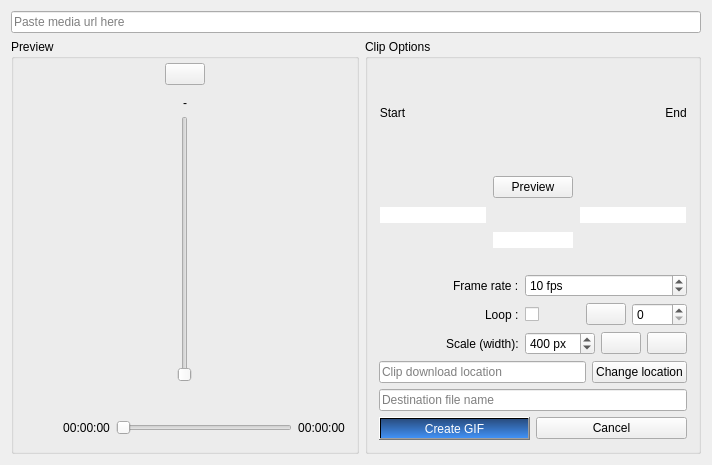
<?xml version="1.0" encoding="UTF-8"?>
<ui version="4.0">
 <class>VideoProcessor</class>
 <widget class="QWidget" name="VideoProcessor">
  <property name="geometry">
   <rect>
    <x>0</x>
    <y>0</y>
    <width>691</width>
    <height>465</height>
   </rect>
  </property>
  <property name="windowTitle">
   <string>MainWindow</string>
  </property>
  <property name="styleSheet">
   <string notr="true">background-image: url(:/icons/texture.png);</string>
  </property>
  <layout class="QVBoxLayout" name="verticalLayout">
   <item>
    <layout class="QHBoxLayout" name="horizontalLayout_2">
     <item>
      <widget class="QLineEdit" name="url">
       <property name="sizePolicy">
        <sizepolicy hsizetype="Expanding" vsizetype="Maximum">
         <horstretch>0</horstretch>
         <verstretch>0</verstretch>
        </sizepolicy>
       </property>
       <property name="text">
        <string/>
       </property>
       <property name="placeholderText">
        <string>Paste media url here</string>
       </property>
       <property name="clearButtonEnabled">
        <bool>true</bool>
       </property>
      </widget>
     </item>
    </layout>
   </item>
   <item>
    <layout class="QHBoxLayout" name="splitZoneLayout">
     <property name="topMargin">
      <number>0</number>
     </property>
     <property name="rightMargin">
      <number>0</number>
     </property>
     <item>
      <widget class="QGroupBox" name="playerGroup">
       <property name="title">
        <string>Preview</string>
       </property>
       <layout class="QVBoxLayout" name="verticalLayout_2">
        <property name="topMargin">
         <number>4</number>
        </property>
        <item>
         <layout class="QVBoxLayout" name="verticalLayout_4">
          <property name="spacing">
           <number>0</number>
          </property>
          <property name="topMargin">
           <number>0</number>
          </property>
          <property name="bottomMargin">
           <number>0</number>
          </property>
          <item alignment="Qt::AlignHCenter">
           <widget class="controlButton" name="consoleButton">
            <property name="styleSheet">
             <string notr="true"/>
            </property>
            <property name="text">
             <string/>
            </property>
           </widget>
          </item>
          <item>
           <widget class="QWidget" name="playerWidget" native="true">
            <property name="minimumSize">
             <size>
              <width>320</width>
              <height>240</height>
             </size>
            </property>
            <layout class="QHBoxLayout" name="horizontalLayout_3">
             <property name="leftMargin">
              <number>0</number>
             </property>
             <property name="topMargin">
              <number>0</number>
             </property>
             <property name="rightMargin">
              <number>0</number>
             </property>
             <property name="bottomMargin">
              <number>0</number>
             </property>
             <item>
              <layout class="QVBoxLayout" name="playerLayout"/>
             </item>
             <item>
              <widget class="QWidget" name="volumeWidget" native="true">
               <layout class="QVBoxLayout" name="verticalLayout_5">
                <item>
                 <widget class="QLabel" name="vl">
                  <property name="font">
                   <font>
                    <pointsize>9</pointsize>
                   </font>
                  </property>
                  <property name="text">
                   <string>-</string>
                  </property>
                  <property name="alignment">
                   <set>Qt::AlignCenter</set>
                  </property>
                 </widget>
                </item>
                <item alignment="Qt::AlignHCenter">
                 <widget class="QSlider" name="volume">
                  <property name="maximum">
                   <number>99</number>
                  </property>
                  <property name="orientation">
                   <enum>Qt::Vertical</enum>
                  </property>
                 </widget>
                </item>
                <item alignment="Qt::AlignHCenter">
                 <widget class="QPushButton" name="vIcon">
                  <property name="minimumSize">
                   <size>
                    <width>14</width>
                    <height>14</height>
                   </size>
                  </property>
                  <property name="maximumSize">
                   <size>
                    <width>16</width>
                    <height>16</height>
                   </size>
                  </property>
                  <property name="styleSheet">
                   <string notr="true">border:none
</string>
                  </property>
                  <property name="text">
                   <string/>
                  </property>
                  <property name="icon">
                   <iconset resource="../icons.qrc">
                    <normaloff>:/icons/volume-up-line.png</normaloff>:/icons/volume-up-line.png</iconset>
                  </property>
                 </widget>
                </item>
               </layout>
              </widget>
             </item>
            </layout>
           </widget>
          </item>
          <item>
           <layout class="QHBoxLayout" name="horizontalLayout_5">
            <property name="topMargin">
             <number>7</number>
            </property>
            <property name="bottomMargin">
             <number>5</number>
            </property>
            <item>
             <widget class="QPushButton" name="play">
              <property name="sizePolicy">
               <sizepolicy hsizetype="Maximum" vsizetype="Maximum">
                <horstretch>0</horstretch>
                <verstretch>0</verstretch>
               </sizepolicy>
              </property>
              <property name="styleSheet">
               <string notr="true">border:none;</string>
              </property>
              <property name="text">
               <string/>
              </property>
              <property name="icon">
               <iconset resource="../icons.qrc">
                <normaloff>:/icons/play-line.png</normaloff>:/icons/play-line.png</iconset>
              </property>
              <property name="iconSize">
               <size>
                <width>18</width>
                <height>18</height>
               </size>
              </property>
             </widget>
            </item>
            <item>
             <widget class="QLabel" name="position">
              <property name="text">
               <string>00:00:00</string>
              </property>
              <property name="alignment">
               <set>Qt::AlignCenter</set>
              </property>
             </widget>
            </item>
            <item>
             <widget class="seekSlider" name="playerSeekSlider">
              <property name="styleSheet">
               <string notr="true"/>
              </property>
              <property name="orientation">
               <enum>Qt::Horizontal</enum>
              </property>
             </widget>
            </item>
            <item>
             <widget class="QLabel" name="duration">
              <property name="text">
               <string>00:00:00</string>
              </property>
              <property name="alignment">
               <set>Qt::AlignCenter</set>
              </property>
             </widget>
            </item>
           </layout>
          </item>
         </layout>
        </item>
       </layout>
      </widget>
     </item>
     <item>
      <widget class="QGroupBox" name="clipGroupBox">
       <property name="title">
        <string>Clip Options</string>
       </property>
       <layout class="QVBoxLayout" name="verticalLayout_3">
        <item>
         <layout class="QGridLayout" name="gridLayout_2">
          <property name="topMargin">
           <number>0</number>
          </property>
          <item row="0" column="2">
           <layout class="QHBoxLayout" name="horizontalLayout_11">
            <item>
             <spacer name="horizontalSpacer">
              <property name="orientation">
               <enum>Qt::Horizontal</enum>
              </property>
              <property name="sizeHint" stdset="0">
               <size>
                <width>80</width>
                <height>20</height>
               </size>
              </property>
             </spacer>
            </item>
           </layout>
          </item>
          <item row="0" column="4">
           <layout class="QHBoxLayout" name="horizontalLayout_13">
            <item>
             <widget class="QLabel" name="le">
              <property name="text">
               <string>End</string>
              </property>
              <property name="alignment">
               <set>Qt::AlignCenter</set>
              </property>
             </widget>
            </item>
           </layout>
          </item>
          <item row="0" column="1">
           <layout class="QHBoxLayout" name="horizontalLayout_12">
            <item>
             <widget class="QLabel" name="ls">
              <property name="text">
               <string>Start</string>
              </property>
              <property name="alignment">
               <set>Qt::AlignCenter</set>
              </property>
             </widget>
            </item>
           </layout>
          </item>
         </layout>
        </item>
        <item>
         <layout class="QHBoxLayout" name="rangeLayout">
          <property name="topMargin">
           <number>7</number>
          </property>
          <property name="bottomMargin">
           <number>7</number>
          </property>
         </layout>
        </item>
        <item>
         <layout class="QHBoxLayout" name="controlsLayout">
          <property name="spacing">
           <number>5</number>
          </property>
          <property name="rightMargin">
           <number>0</number>
          </property>
          <item>
           <layout class="QGridLayout" name="gridLayout">
            <property name="rightMargin">
             <number>0</number>
            </property>
            <item row="2" column="0" alignment="Qt::AlignHCenter">
             <widget class="QLineEdit" name="startDur">
              <property name="toolTip">
               <string>Start time</string>
              </property>
              <property name="styleSheet">
               <string notr="true">border:none;</string>
              </property>
              <property name="alignment">
               <set>Qt::AlignCenter</set>
              </property>
              <property name="readOnly">
               <bool>true</bool>
              </property>
             </widget>
            </item>
            <item row="3" column="1" alignment="Qt::AlignHCenter">
             <widget class="QLineEdit" name="clip_duration">
              <property name="toolTip">
               <string>Resulting clip duration</string>
              </property>
              <property name="styleSheet">
               <string notr="true">border:none;</string>
              </property>
              <property name="alignment">
               <set>Qt::AlignCenter</set>
              </property>
              <property name="readOnly">
               <bool>true</bool>
              </property>
             </widget>
            </item>
            <item row="1" column="0" alignment="Qt::AlignHCenter">
             <widget class="controlButton" name="pickStart">
              <property name="sizePolicy">
               <sizepolicy hsizetype="Maximum" vsizetype="Maximum">
                <horstretch>0</horstretch>
                <verstretch>0</verstretch>
               </sizepolicy>
              </property>
              <property name="toolTip">
               <string>Set current time</string>
              </property>
              <property name="styleSheet">
               <string notr="true">border:none;</string>
              </property>
              <property name="text">
               <string/>
              </property>
              <property name="icon">
               <iconset resource="../icons.qrc">
                <normaloff>:/icons/focus-3-line.png</normaloff>:/icons/focus-3-line.png</iconset>
              </property>
              <property name="iconSize">
               <size>
                <width>18</width>
                <height>18</height>
               </size>
              </property>
             </widget>
            </item>
            <item row="2" column="1">
             <layout class="QHBoxLayout" name="horizontalLayout">
              <property name="rightMargin">
               <number>0</number>
              </property>
              <item>
               <widget class="QWidget" name="loader" native="true">
                <property name="minimumSize">
                 <size>
                  <width>22</width>
                  <height>22</height>
                 </size>
                </property>
                <property name="maximumSize">
                 <size>
                  <width>22</width>
                  <height>22</height>
                 </size>
                </property>
               </widget>
              </item>
             </layout>
            </item>
            <item row="3" column="0">
             <layout class="QHBoxLayout" name="horizontalLayout_6">
              <property name="rightMargin">
               <number>0</number>
              </property>
              <item>
               <widget class="controlButton" name="minusOneSecLower">
                <property name="sizePolicy">
                 <sizepolicy hsizetype="Maximum" vsizetype="Maximum">
                  <horstretch>0</horstretch>
                  <verstretch>0</verstretch>
                 </sizepolicy>
                </property>
                <property name="toolTip">
                 <string>-1 Sec</string>
                </property>
                <property name="styleSheet">
                 <string notr="true">border:none;</string>
                </property>
                <property name="text">
                 <string/>
                </property>
                <property name="icon">
                 <iconset resource="../icons.qrc">
                  <normaloff>:/icons/arrow-left-s-line.png</normaloff>:/icons/arrow-left-s-line.png</iconset>
                </property>
                <property name="iconSize">
                 <size>
                  <width>22</width>
                  <height>22</height>
                 </size>
                </property>
               </widget>
              </item>
              <item>
               <widget class="controlButton" name="moveToFrameLower">
                <property name="sizePolicy">
                 <sizepolicy hsizetype="Maximum" vsizetype="Maximum">
                  <horstretch>0</horstretch>
                  <verstretch>0</verstretch>
                 </sizepolicy>
                </property>
                <property name="toolTip">
                 <string>Jump to Frame</string>
                </property>
                <property name="styleSheet">
                 <string notr="true">border:none;</string>
                </property>
                <property name="text">
                 <string/>
                </property>
                <property name="icon">
                 <iconset resource="../icons.qrc">
                  <normaloff>:/icons/drag-move-fill.png</normaloff>:/icons/drag-move-fill.png</iconset>
                </property>
                <property name="iconSize">
                 <size>
                  <width>22</width>
                  <height>22</height>
                 </size>
                </property>
               </widget>
              </item>
              <item>
               <widget class="controlButton" name="plusOneSecLower">
                <property name="sizePolicy">
                 <sizepolicy hsizetype="Maximum" vsizetype="Maximum">
                  <horstretch>0</horstretch>
                  <verstretch>0</verstretch>
                 </sizepolicy>
                </property>
                <property name="toolTip">
                 <string>+1 Sec</string>
                </property>
                <property name="styleSheet">
                 <string notr="true">border:none;</string>
                </property>
                <property name="text">
                 <string/>
                </property>
                <property name="icon">
                 <iconset resource="../icons.qrc">
                  <normaloff>:/icons/arrow-right-s-line.png</normaloff>:/icons/arrow-right-s-line.png</iconset>
                </property>
                <property name="iconSize">
                 <size>
                  <width>22</width>
                  <height>22</height>
                 </size>
                </property>
               </widget>
              </item>
             </layout>
            </item>
            <item row="2" column="2" alignment="Qt::AlignHCenter">
             <widget class="QLineEdit" name="endDur">
              <property name="toolTip">
               <string>End time</string>
              </property>
              <property name="styleSheet">
               <string notr="true">border:none;</string>
              </property>
              <property name="alignment">
               <set>Qt::AlignCenter</set>
              </property>
              <property name="readOnly">
               <bool>true</bool>
              </property>
             </widget>
            </item>
            <item row="1" column="2" alignment="Qt::AlignHCenter">
             <widget class="controlButton" name="pickEnd">
              <property name="sizePolicy">
               <sizepolicy hsizetype="Maximum" vsizetype="Maximum">
                <horstretch>0</horstretch>
                <verstretch>0</verstretch>
               </sizepolicy>
              </property>
              <property name="toolTip">
               <string>Set current time</string>
              </property>
              <property name="styleSheet">
               <string notr="true">border:none;</string>
              </property>
              <property name="text">
               <string/>
              </property>
              <property name="icon">
               <iconset resource="../icons.qrc">
                <normaloff>:/icons/focus-3-line.png</normaloff>:/icons/focus-3-line.png</iconset>
              </property>
              <property name="iconSize">
               <size>
                <width>18</width>
                <height>18</height>
               </size>
              </property>
             </widget>
            </item>
            <item row="3" column="2">
             <layout class="QHBoxLayout" name="horizontalLayout_7">
              <property name="rightMargin">
               <number>0</number>
              </property>
              <item>
               <widget class="controlButton" name="minusOneSecUpper">
                <property name="sizePolicy">
                 <sizepolicy hsizetype="Maximum" vsizetype="Maximum">
                  <horstretch>0</horstretch>
                  <verstretch>0</verstretch>
                 </sizepolicy>
                </property>
                <property name="toolTip">
                 <string>-1 Sec</string>
                </property>
                <property name="styleSheet">
                 <string notr="true">border:none;</string>
                </property>
                <property name="text">
                 <string/>
                </property>
                <property name="icon">
                 <iconset resource="../icons.qrc">
                  <normaloff>:/icons/arrow-left-s-line.png</normaloff>:/icons/arrow-left-s-line.png</iconset>
                </property>
                <property name="iconSize">
                 <size>
                  <width>22</width>
                  <height>22</height>
                 </size>
                </property>
               </widget>
              </item>
              <item>
               <widget class="controlButton" name="moveToFrameUpper">
                <property name="sizePolicy">
                 <sizepolicy hsizetype="Maximum" vsizetype="Maximum">
                  <horstretch>0</horstretch>
                  <verstretch>0</verstretch>
                 </sizepolicy>
                </property>
                <property name="toolTip">
                 <string>Jump to Frame</string>
                </property>
                <property name="styleSheet">
                 <string notr="true">border:none;</string>
                </property>
                <property name="text">
                 <string/>
                </property>
                <property name="icon">
                 <iconset resource="../icons.qrc">
                  <normaloff>:/icons/drag-move-fill.png</normaloff>:/icons/drag-move-fill.png</iconset>
                </property>
                <property name="iconSize">
                 <size>
                  <width>22</width>
                  <height>22</height>
                 </size>
                </property>
               </widget>
              </item>
              <item>
               <widget class="controlButton" name="plusOneSecUpper">
                <property name="sizePolicy">
                 <sizepolicy hsizetype="Maximum" vsizetype="Maximum">
                  <horstretch>0</horstretch>
                  <verstretch>0</verstretch>
                 </sizepolicy>
                </property>
                <property name="toolTip">
                 <string>+1 Sec</string>
                </property>
                <property name="styleSheet">
                 <string notr="true">border:none;</string>
                </property>
                <property name="text">
                 <string/>
                </property>
                <property name="icon">
                 <iconset resource="../icons.qrc">
                  <normaloff>:/icons/arrow-right-s-line.png</normaloff>:/icons/arrow-right-s-line.png</iconset>
                </property>
                <property name="iconSize">
                 <size>
                  <width>22</width>
                  <height>22</height>
                 </size>
                </property>
               </widget>
              </item>
             </layout>
            </item>
            <item row="4" column="0" alignment="Qt::AlignHCenter">
             <widget class="controlButton" name="screenshotLowerFrame">
              <property name="sizePolicy">
               <sizepolicy hsizetype="Maximum" vsizetype="Maximum">
                <horstretch>0</horstretch>
                <verstretch>0</verstretch>
               </sizepolicy>
              </property>
              <property name="toolTip">
               <string>&lt;html&gt;&lt;head/&gt;&lt;body&gt;&lt;p&gt;Take Screenshot of current frame&lt;/p&gt;&lt;/body&gt;&lt;/html&gt;</string>
              </property>
              <property name="styleSheet">
               <string notr="true">border:none;</string>
              </property>
              <property name="text">
               <string/>
              </property>
              <property name="icon">
               <iconset resource="../icons.qrc">
                <normaloff>:/icons/screenshot-2-line.png</normaloff>:/icons/screenshot-2-line.png</iconset>
              </property>
              <property name="iconSize">
               <size>
                <width>22</width>
                <height>22</height>
               </size>
              </property>
             </widget>
            </item>
            <item row="4" column="2" alignment="Qt::AlignHCenter">
             <widget class="controlButton" name="screenshotUpperFrame">
              <property name="sizePolicy">
               <sizepolicy hsizetype="Maximum" vsizetype="Maximum">
                <horstretch>0</horstretch>
                <verstretch>0</verstretch>
               </sizepolicy>
              </property>
              <property name="toolTip">
               <string>&lt;html&gt;&lt;head/&gt;&lt;body&gt;&lt;p&gt;Take Screenshot of current frame&lt;/p&gt;&lt;/body&gt;&lt;/html&gt;</string>
              </property>
              <property name="styleSheet">
               <string notr="true">border:none;</string>
              </property>
              <property name="text">
               <string/>
              </property>
              <property name="icon">
               <iconset resource="../icons.qrc">
                <normaloff>:/icons/screenshot-2-line.png</normaloff>:/icons/screenshot-2-line.png</iconset>
              </property>
              <property name="iconSize">
               <size>
                <width>22</width>
                <height>22</height>
               </size>
              </property>
             </widget>
            </item>
            <item row="1" column="1">
             <layout class="QHBoxLayout" name="horizontalLayout_10">
              <item>
               <spacer name="horizontalSpacer_2">
                <property name="orientation">
                 <enum>Qt::Horizontal</enum>
                </property>
                <property name="sizeHint" stdset="0">
                 <size>
                  <width>40</width>
                  <height>20</height>
                 </size>
                </property>
               </spacer>
              </item>
              <item>
               <widget class="QPushButton" name="preview">
                <property name="sizePolicy">
                 <sizepolicy hsizetype="Expanding" vsizetype="Fixed">
                  <horstretch>0</horstretch>
                  <verstretch>0</verstretch>
                 </sizepolicy>
                </property>
                <property name="toolTip">
                 <string>Play selected range</string>
                </property>
                <property name="styleSheet">
                 <string notr="true"/>
                </property>
                <property name="text">
                 <string>Preview</string>
                </property>
                <property name="icon">
                 <iconset resource="../icons.qrc">
                  <normaloff>:/icons/play-line.png</normaloff>:/icons/play-line.png</iconset>
                </property>
                <property name="iconSize">
                 <size>
                  <width>14</width>
                  <height>14</height>
                 </size>
                </property>
               </widget>
              </item>
              <item>
               <spacer name="horizontalSpacer_3">
                <property name="orientation">
                 <enum>Qt::Horizontal</enum>
                </property>
                <property name="sizeHint" stdset="0">
                 <size>
                  <width>40</width>
                  <height>20</height>
                 </size>
                </property>
               </spacer>
              </item>
             </layout>
            </item>
           </layout>
          </item>
         </layout>
        </item>
        <item>
         <layout class="QGridLayout" name="gridLayout_3">
          <item row="2" column="0" alignment="Qt::AlignRight">
           <widget class="QLabel" name="label_2">
            <property name="text">
             <string>Scale (width):</string>
            </property>
           </widget>
          </item>
          <item row="1" column="0" alignment="Qt::AlignRight">
           <widget class="QLabel" name="label_3">
            <property name="text">
             <string>Loop :</string>
            </property>
           </widget>
          </item>
          <item row="0" column="0" alignment="Qt::AlignRight">
           <widget class="QLabel" name="label">
            <property name="text">
             <string>Frame rate :</string>
            </property>
           </widget>
          </item>
          <item row="0" column="1">
           <widget class="QSpinBox" name="fps">
            <property name="toolTip">
             <string>&lt;html&gt;&lt;head/&gt;&lt;body&gt;&lt;p&gt;Framerate of output GIF file.&lt;/p&gt;&lt;p&gt;Higher fps = larger file + smoother playback&lt;/p&gt;&lt;p&gt;Note: keep this to optimal i.e, 10&lt;/p&gt;&lt;/body&gt;&lt;/html&gt;</string>
            </property>
            <property name="suffix">
             <string> fps</string>
            </property>
            <property name="minimum">
             <number>1</number>
            </property>
            <property name="maximum">
             <number>30</number>
            </property>
            <property name="value">
             <number>10</number>
            </property>
           </widget>
          </item>
          <item row="1" column="1">
           <layout class="QHBoxLayout" name="horizontalLayout_14">
            <item>
             <widget class="QCheckBox" name="loop">
              <property name="toolTip">
               <string>&lt;html&gt;&lt;head/&gt;&lt;body&gt;&lt;p&gt;Enable looping the GIF&lt;/p&gt;&lt;/body&gt;&lt;/html&gt;</string>
              </property>
              <property name="text">
               <string/>
              </property>
             </widget>
            </item>
            <item>
             <widget class="controlButton" name="infiniteLoop">
              <property name="sizePolicy">
               <sizepolicy hsizetype="Maximum" vsizetype="Fixed">
                <horstretch>0</horstretch>
                <verstretch>0</verstretch>
               </sizepolicy>
              </property>
              <property name="toolTip">
               <string>&lt;html&gt;&lt;head/&gt;&lt;body&gt;&lt;p&gt;Click to enable infinite loop.&lt;/p&gt;&lt;/body&gt;&lt;/html&gt;</string>
              </property>
              <property name="text">
               <string/>
              </property>
              <property name="icon">
               <iconset resource="../icons.qrc">
                <normaloff>:/icons/repeat-2-fill.png</normaloff>:/icons/repeat-2-fill.png</iconset>
              </property>
             </widget>
            </item>
            <item>
             <widget class="QSpinBox" name="loopCount">
              <property name="toolTip">
               <string>&lt;html&gt;&lt;head/&gt;&lt;body&gt;&lt;p&gt;Number of times the GIF will repeat playback.&lt;/p&gt;&lt;p&gt;Note: 0 mean infinite loop.&lt;/p&gt;&lt;/body&gt;&lt;/html&gt;</string>
              </property>
              <property name="minimum">
               <number>0</number>
              </property>
              <property name="maximum">
               <number>99</number>
              </property>
             </widget>
            </item>
           </layout>
          </item>
          <item row="2" column="1">
           <layout class="QHBoxLayout" name="horizontalLayout_15">
            <property name="topMargin">
             <number>0</number>
            </property>
            <item>
             <widget class="QSpinBox" name="scale">
              <property name="toolTip">
               <string>&lt;html&gt;&lt;head/&gt;&lt;body&gt;&lt;p&gt;This is width if output GIF file.&lt;/p&gt;&lt;p&gt;Higher value = large file size + more details.&lt;/p&gt;&lt;p&gt;&lt;br/&gt;&lt;/p&gt;&lt;p&gt;Note: Keep it to optimal value.&lt;/p&gt;&lt;/body&gt;&lt;/html&gt;</string>
              </property>
              <property name="suffix">
               <string> px</string>
              </property>
              <property name="minimum">
               <number>100</number>
              </property>
              <property name="maximum">
               <number>4000</number>
              </property>
              <property name="value">
               <number>400</number>
              </property>
             </widget>
            </item>
            <item>
             <widget class="controlButton" name="halfScale">
              <property name="sizePolicy">
               <sizepolicy hsizetype="Maximum" vsizetype="Fixed">
                <horstretch>0</horstretch>
                <verstretch>0</verstretch>
               </sizepolicy>
              </property>
              <property name="toolTip">
               <string>&lt;html&gt;&lt;head/&gt;&lt;body&gt;&lt;p&gt;Half the size of captured frame.&lt;/p&gt;&lt;/body&gt;&lt;/html&gt;</string>
              </property>
              <property name="styleSheet">
               <string notr="true"/>
              </property>
              <property name="text">
               <string/>
              </property>
              <property name="icon">
               <iconset resource="../icons.qrc">
                <normaloff>:/icons/camera-off-line.png</normaloff>:/icons/camera-off-line.png</iconset>
              </property>
             </widget>
            </item>
            <item>
             <widget class="controlButton" name="resetScale">
              <property name="sizePolicy">
               <sizepolicy hsizetype="Maximum" vsizetype="Fixed">
                <horstretch>0</horstretch>
                <verstretch>0</verstretch>
               </sizepolicy>
              </property>
              <property name="toolTip">
               <string>&lt;html&gt;&lt;head/&gt;&lt;body&gt;&lt;p&gt;Reset to captured frame size.&lt;/p&gt;&lt;/body&gt;&lt;/html&gt;</string>
              </property>
              <property name="styleSheet">
               <string notr="true"/>
              </property>
              <property name="text">
               <string/>
              </property>
              <property name="icon">
               <iconset resource="../icons.qrc">
                <normaloff>:/icons/refresh-line.png</normaloff>:/icons/refresh-line.png</iconset>
              </property>
             </widget>
            </item>
           </layout>
          </item>
         </layout>
        </item>
        <item>
         <layout class="QHBoxLayout" name="horizontalLayout_4">
          <item>
           <widget class="QLineEdit" name="location">
            <property name="sizePolicy">
             <sizepolicy hsizetype="Expanding" vsizetype="Maximum">
              <horstretch>0</horstretch>
              <verstretch>0</verstretch>
             </sizepolicy>
            </property>
            <property name="readOnly">
             <bool>true</bool>
            </property>
            <property name="placeholderText">
             <string>Clip download location</string>
            </property>
           </widget>
          </item>
          <item>
           <widget class="QPushButton" name="changeLocationButton">
            <property name="toolTip">
             <string>&lt;html&gt;&lt;head/&gt;&lt;body&gt;&lt;p&gt;Change the location of GIF output folder&lt;/p&gt;&lt;/body&gt;&lt;/html&gt;</string>
            </property>
            <property name="text">
             <string>Change location</string>
            </property>
            <property name="icon">
             <iconset resource="../icons.qrc">
              <normaloff>:/icons/folder-open-line.png</normaloff>:/icons/folder-open-line.png</iconset>
            </property>
            <property name="iconSize">
             <size>
              <width>18</width>
              <height>18</height>
             </size>
            </property>
           </widget>
          </item>
         </layout>
        </item>
        <item>
         <layout class="QHBoxLayout" name="horizontalLayout_8">
          <item>
           <widget class="QLineEdit" name="clipname">
            <property name="sizePolicy">
             <sizepolicy hsizetype="Expanding" vsizetype="Maximum">
              <horstretch>0</horstretch>
              <verstretch>0</verstretch>
             </sizepolicy>
            </property>
            <property name="toolTip">
             <string>&lt;html&gt;&lt;head/&gt;&lt;body&gt;&lt;p&gt;Name of output GIF file.&lt;/p&gt;&lt;p&gt;&lt;br/&gt;&lt;/p&gt;&lt;p&gt;Note: Do not remove the .gif extension.&lt;/p&gt;&lt;/body&gt;&lt;/html&gt;</string>
            </property>
            <property name="readOnly">
             <bool>false</bool>
            </property>
            <property name="placeholderText">
             <string>Destination file name</string>
            </property>
           </widget>
          </item>
         </layout>
        </item>
        <item>
         <layout class="QHBoxLayout" name="horizontalLayout_9">
          <property name="topMargin">
           <number>0</number>
          </property>
          <item>
           <widget class="QPushButton" name="clip">
            <property name="toolTip">
             <string>Start clipping process</string>
            </property>
            <property name="styleSheet">
             <string notr="true"> QPushButton{
	background-color: qlineargradient(spread:reflect, x1:1, y1:0, x2:1, y2:1, stop:0 rgba(41, 77, 128, 255), stop:1 rgba(65, 145, 245, 255));
	color:white;
}
QPushButton::disabled{
background-color: qlineargradient(spread:reflect, x1:1, y1:0, x2:1, y2:1, stop:0 rgba(41, 77, 128, 155), stop:1 rgba(65, 145, 245, 155));
color: #babec2
}</string>
            </property>
            <property name="text">
             <string>Create GIF</string>
            </property>
            <property name="icon">
             <iconset resource="../icons.qrc">
              <normaloff>:/icons/white/white_scissors-cut-line.png</normaloff>:/icons/white/white_scissors-cut-line.png</iconset>
            </property>
           </widget>
          </item>
          <item>
           <widget class="QPushButton" name="cancel">
            <property name="toolTip">
             <string>Stop clipping process</string>
            </property>
            <property name="text">
             <string>Cancel</string>
            </property>
            <property name="icon">
             <iconset resource="../icons.qrc">
              <normaloff>:/icons/stop-line.png</normaloff>:/icons/stop-line.png</iconset>
            </property>
           </widget>
          </item>
         </layout>
        </item>
       </layout>
      </widget>
     </item>
    </layout>
   </item>
  </layout>
 </widget>
 <layoutdefault spacing="6" margin="11"/>
 <customwidgets>
  <customwidget>
   <class>controlButton</class>
   <extends>QPushButton</extends>
   <header>controlbutton.h</header>
  </customwidget>
  <customwidget>
   <class>seekSlider</class>
   <extends>QSlider</extends>
   <header>videoprocessor/seekslider.h</header>
  </customwidget>
 </customwidgets>
 <resources>
  <include location="../icons.qrc"/>
 </resources>
 <connections/>
</ui>
